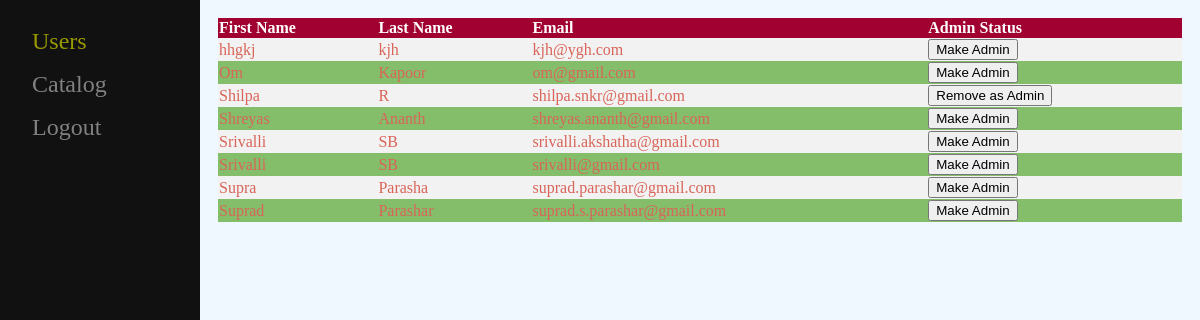
/html/admin_home.php, run on the app's committed database.
### tables this page shows
CREATE TABLE `users` (
  `first_name` varchar(30) NOT NULL,
  `last_name` varchar(30) NOT NULL,
  `gender` int(11) NOT NULL,
  `email` varchar(50) NOT NULL,
  `username` varchar(30) NOT NULL,
  `password` varchar(30) NOT NULL,
  `country` varchar(30) NOT NULL,
  `dob` date NOT NULL,
  `is_admin` int(11) NOT NULL DEFAULT 0
);

### html/admin_home.php (the view, shortened to what this page needs)
<!DOCTYPE html>
<html>
<head>
	<link rel="stylesheet" type="text/css" href="../css/admin_home.css">
	<link rel="stylesheet" type="text/css" href="../css/navigation.css">
</head>
<body>
	<div id="mySidenav" class="sidenav">
	  <a href="admin_home.php" class="active">Users</a>
	  <a href="admin_catalog.php">Catalog</a>
	  <a href="login.php">Logout</a>
	</div>
	<div id="main">
		<table id="user_list">
			<tr>
				<th>First Name</th>
				<th>Last Name</th>
				<th>Email</th>
				<th>Admin Status</th>
			</tr>
			<?php
				$conn = new mysqli("localhost", "root", "", "tv_show");
				if ($conn -> connect_error)
				    die("Connection failed: " . $conn -> connect_error);
				else {
					$sql = "select first_name, last_name, email, is_admin from users order by first_name";
					$result = $conn -> query($sql);
					if ($result -> num_rows > 0) {
						while ($row = $result -> fetch_assoc()) {
							$admin = $row["is_admin"];
							if ($admin == 0)
								echo "<tr><td>".$row["first_name"]."</td><td>".$row["last_name"]."</td><td>".$row["email"]."</td><td><form action='../php/admin_status.php' method='post'><input type='hidden' name='email' value='".$row["email"]."'><input type='submit' name='make_admin' value='Make Admin'></form></td></tr>";
							else
								echo "<tr><td>".$row["first_name"]."</td><td>".$row["last_name"]."</td><td>".$row["email"]."</td><td><form action='../php/admin_status.php' method='post'><input type='hidden' name='email' value='".$row["email"]."'><input type='submit' name='revoke_admin' value='Remove as Admin'></form></td></tr>";
						}
						echo "</table>";
					}
				}
			?>
	</div>
</body>
</html>

### css/admin_home.css (style rules this page uses)
#user_list { border-collapse: collapse; width: 98%; margin: 10px; padding: 10px; color: #D96459; text-align: left; }

### css/navigation.css (style rules this page uses)
.sidenav { height: 100%; width: 200px; position: fixed; top: 0; left: 0; background-color: #111; padding-top: 20px; }
body { background-color: #F0F8FF; }
table th { background-color: #A10131; color: white; }
table tr:nth-child(even) { background-color: #F2F2F2; }
table tr:nth-child(odd) { background-color: #84BE6A; }
.sidenav a { padding: 8px 8px 8px 32px; text-decoration: none; font-size: 24px; color: #818181; display: block; transition: 0.3s; }
.sidenav .active { color: #999900; }
#main { margin-left: 200px; overflow-x: hidden; }

### data on the page
users: first_name "hhgkj", last_name "kjh", email "kjh@ygh.com"
users: first_name "Om", last_name "Kapoor", email "om@gmail.com"
users: first_name "Shilpa", last_name "R", email "shilpa.snkr@gmail.com"
users: first_name "Shreyas", last_name "Ananth", email "shreyas.ananth@gmail.com"
users: first_name "Srivalli", last_name "SB", email "srivalli.akshatha@gmail.com"
users: first_name "Srivalli", last_name "SB", email "srivalli@gmail.com"
users: first_name "Supra", last_name "Parasha", email "suprad.parashar@gmail.com"
users: first_name "Suprad", last_name "Parashar", email "suprad.s.parashar@gmail.com"
